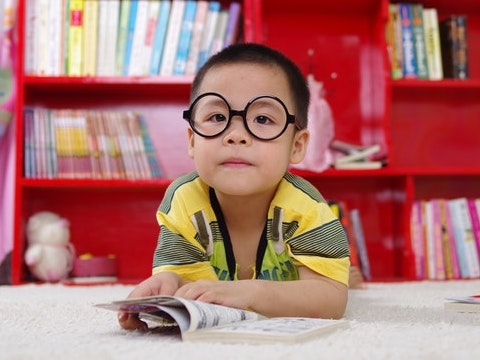
#> input picture OpenCV-101/Sample-Code-Python/boy.jpg, 480 x 360 px, given in place of night-sky.jpg, which was not available
$ python adaptive_histogram_equalization.py ../OpenCV-101/Sample-Code-Python/boy.jpg
#> lines starting #> are read from the running program, lines starting #| are printed output that depends on the picture; pictures that were not available may be replaced by others from this repository, and a replacement may not be noted
'''
    Author: Nebiyou Yismaw

    This is a python code that uses opencv to perform adaptive historgram
    equalization

'''
# import requried libraries
import matplotlib
import matplotlib.pyplot as plt
import sys
import cv2
import numpy as np
np.set_printoptions(threshold=sys.maxsize)
# configure matplot lib
matplotlib.rcParams['figure.figsize'] = (6.0, 6.0)
matplotlib.rcParams['image.cmap'] = 'gray'


def main(argv):
    '''
        @main
    '''
    filename = "night-sky.jpg"
    im = cv2.imread(filename)
#> im is the input picture: shape (360, 480, 3); mean B, G, R 111.8, 115.3, 174.3

    # Convert to HSV
    imhsv = cv2.cvtColor(im, cv2.COLOR_BGR2HSV)
#> imhsv: shape (360, 480, 3); mean H, S, V 93.8, 115.9, 176.2
    imhsvCLAHE = imhsv.copy()

    # Perform histogram equalization only on the V channel
    imhsv[:,:,2] = cv2.equalizeHist(imhsv[:,:,2])
#> imhsv: shape (360, 480, 3); mean H, S, V 93.8, 115.9, 128.4

    clahe = cv2.createCLAHE(clipLimit=2.0, tileGridSize=(8,8))
    imhsvCLAHE[:,:,2] = clahe.apply(imhsvCLAHE[:,:,2])
#> imhsvCLAHE: shape (360, 480, 3); mean H, S, V 93.8, 115.9, 159.4

    # Convert back to BGR format
    imEq = cv2.cvtColor(imhsv, cv2.COLOR_HSV2BGR)
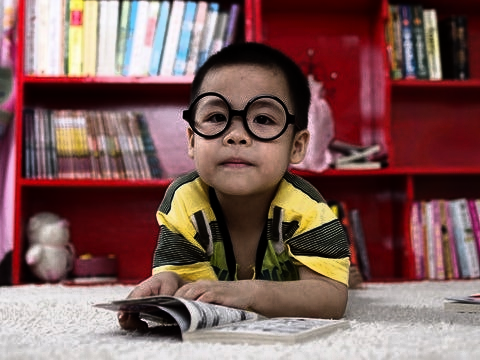
#> imEq: shape (360, 480, 3); mean B, G, R 89.8, 92.5, 126.8
    imEqCLAHE = cv2.cvtColor(imhsvCLAHE, cv2.COLOR_HSV2BGR)
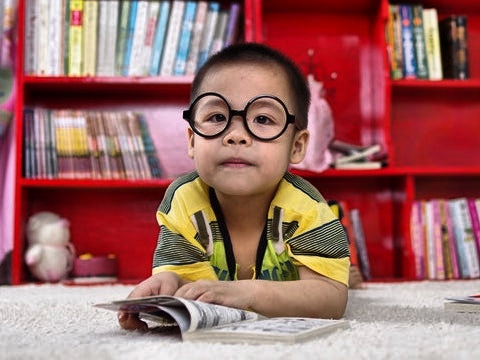
#> imEqCLAHE: shape (360, 480, 3); mean B, G, R 102.7, 106.2, 157.7

    #Display images
    plt.figure(figsize=(40,40))

    ax = plt.subplot(1,3,1)
    plt.imshow(im[:,:,::-1], vmin=0, vmax=255)
    ax.set_title("Original Image")
    ax.axis('off')

    ax = plt.subplot(1,3,2)
    plt.imshow(imEq[:,:,::-1], vmin=0, vmax=255)
    ax.set_title("Histogram Equalized")
    ax.axis('off')

    ax = plt.subplot(1,3,3)
    plt.imshow(imEqCLAHE[:,:,::-1], vmin=0, vmax=255)
    ax.set_title("CLAHE")
    ax.axis('off')
    plt.show()
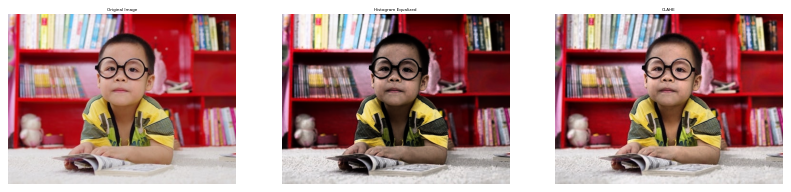
#> figure drawn by matplotlib, 3 panels


if __name__ == '__main__':
    main(sys.argv)
